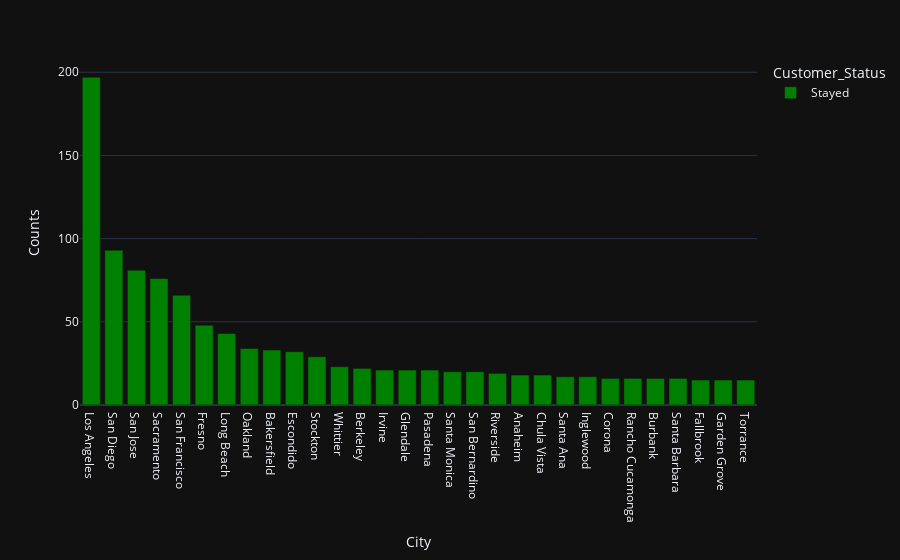

Here is the notebook cell this chart was saved with:
### Code cell
no_ch_city = not_churned.groupby(['City', 'Customer_Status']).size().sort_values(ascending=False).reset_index()[:30]
no_ch_city.columns = ['City', 'Customer_Status', 'Counts']

fig=px.bar(no_ch_city, x='City', y='Counts', color='Customer_Status')
fig.update_layout(
    autosize=True)
fig.update_traces(marker_color='green')

### Figure 1 — Plotly figure (JSON) as saved in the notebook; plotly's stock layout.template omitted (floating-point values rounded to 4 significant figures)
{"data": [{"alignmentgroup": "True", "hovertemplate": "Customer_Status=Stayed<br>City=%{x}<br>Counts=%{y}<extra></extra>", "legendgroup": "Stayed", "marker": {"color": "green", "pattern": {"shape": ""}}, "name": "Stayed", "offsetgroup": "Stayed", "orientation": "v", "showlegend": true, "textposition": "auto", "x": ["Los Angeles", "San Diego", "San Jose", "Sacramento", "San Francisco", "Fresno", "Long Beach", "Oakland", "Bakersfield", "Escondido", "Stockton", "Whittier", "Berkeley", "Irvine", "Glendale", "Pasadena", "Santa Monica", "San Bernardino", "Riverside", "Anaheim", "Chula Vista", "Santa Ana", "Inglewood", "Corona", "Rancho Cucamonga", "Burbank", "Santa Barbara", "Fallbrook", "Garden Grove", "Torrance"], "xaxis": "x", "y": [197, 93, 81, 76, 66, 48, 43, 34, 33, 32, 29, 23, 22, 21, 21, 21, 20, 20, 19, 18, 18, 17, 17, 16, 16, 16, 16, 15, 15, 15], "yaxis": "y", "type": "bar"}], "layout": {"xaxis": {"anchor": "y", "domain": [0.0, 1.0], "title": {"text": "City"}}, "yaxis": {"anchor": "x", "domain": [0.0, 1.0], "title": {"text": "Counts"}}, "legend": {"title": {"text": "Customer_Status"}, "tracegroupgap": 0}, "margin": {"t": 60}, "barmode": "relative", "autosize": true}}
